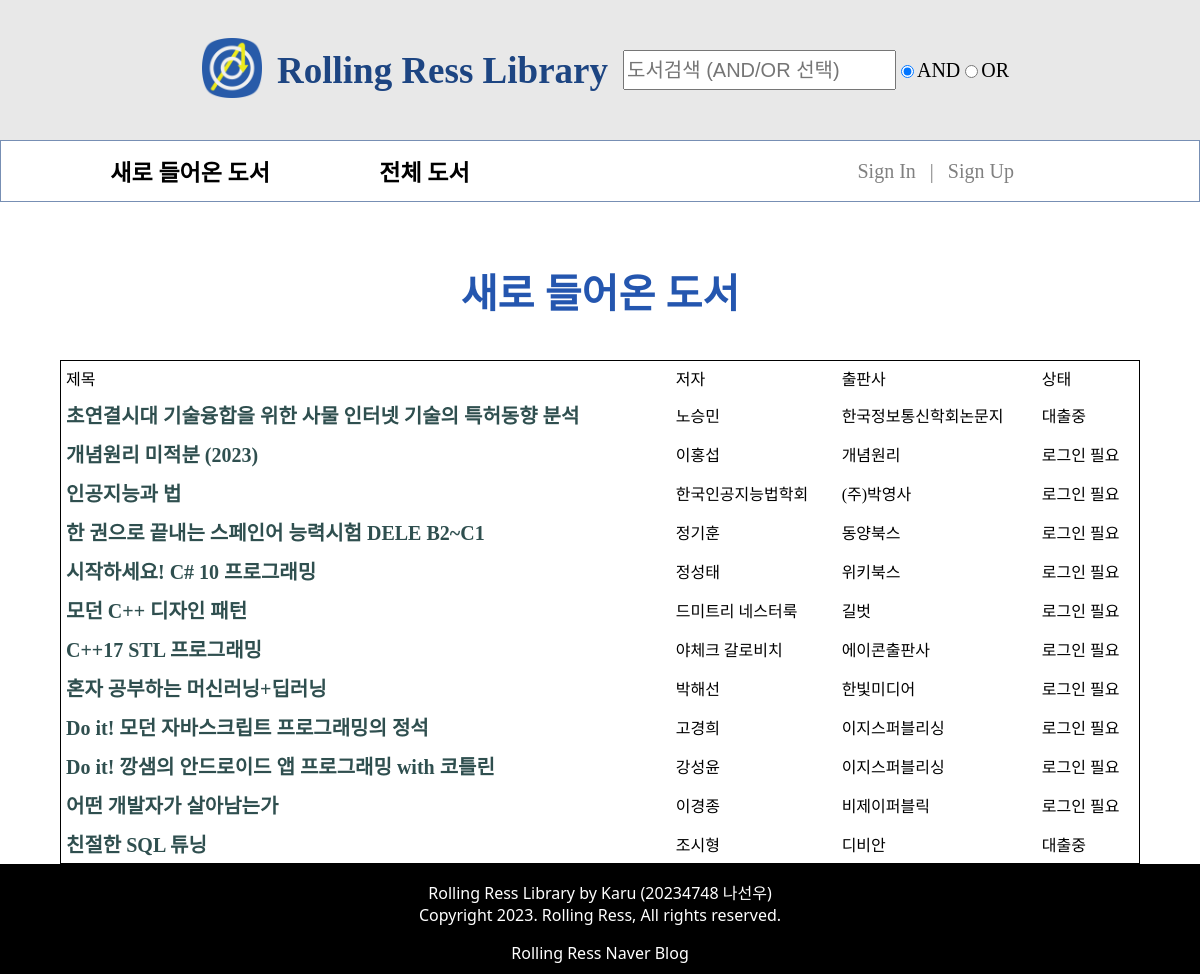
Before: /books/new.php with the older database file.
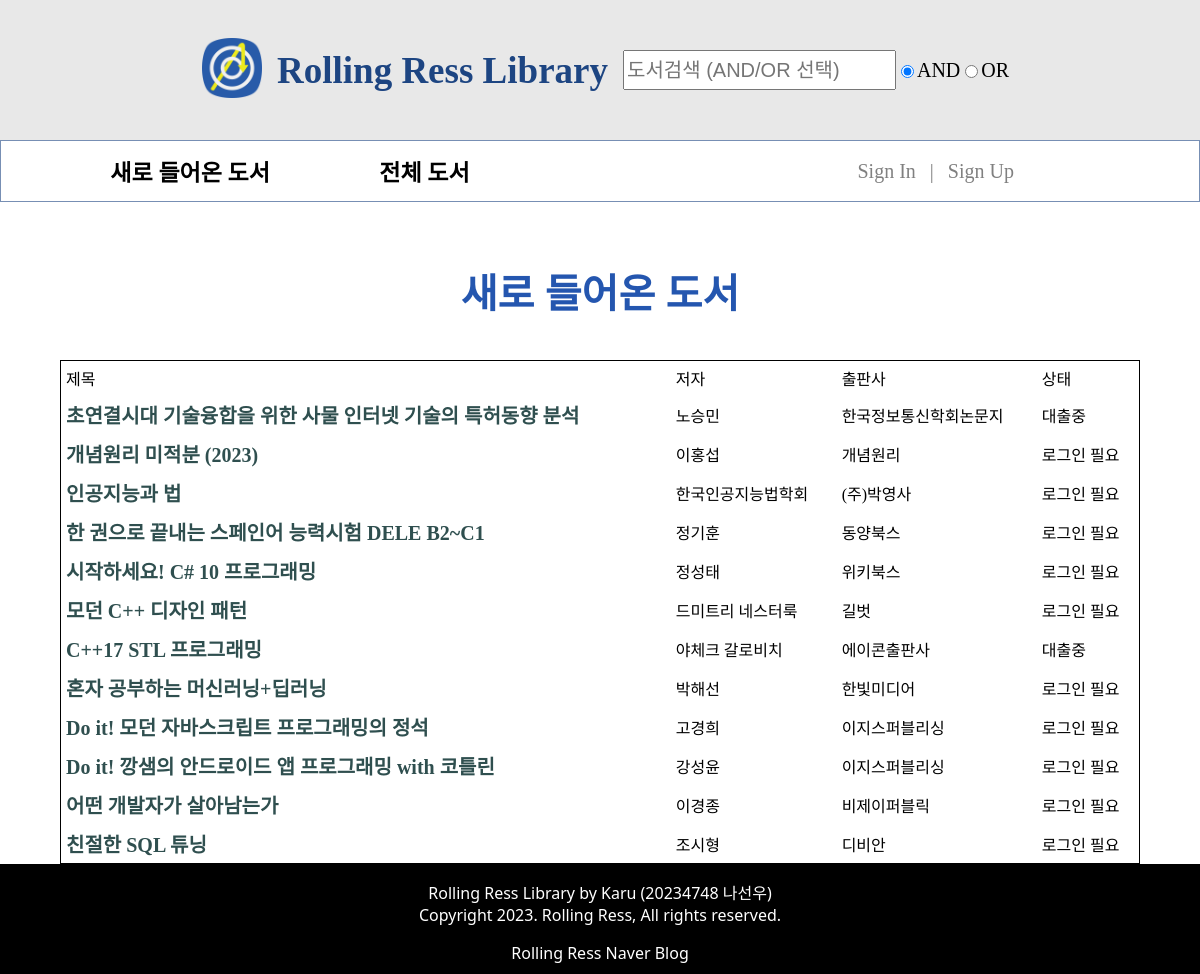
After: the same page with the newer database file.
### tables this page shows
CREATE TABLE `bookinfo` (
  `isbn` bigint NOT NULL,
  `title` varchar(80) NOT NULL,
  `author` varchar(45) NOT NULL,
  `publisher` varchar(45) NOT NULL,
  `takenby` varchar(45) DEFAULT NULL,
  `uploaded` date DEFAULT NULL,
  PRIMARY KEY (`isbn`)
);

### books/new.php (the view, shortened to what this page needs)
<?php
    include '../db/connect.php';
    $query = "SELECT * FROM bookinfo
        WHERE DATEDIFF(uploaded, NOW()) <= (
            SELECT AVG(DATEDIFF(uploaded, NOW()))
            FROM bookinfo
        )";
    $stmt = $connect->prepare($query);
    $stmt->execute();
    $result = $stmt->get_result();
    $is_admin = ($_COOKIE['userlevel'] ?? "") == 'admin';
?>
<!DOCTYPE html>
<html lang="ko">
<head>
    <link rel="stylesheet" href="/styles/pages/listall.css">
    <link rel="stylesheet" href="/styles/form.css">
    <link rel="stylesheet" href="/styles/attribute.css">
    <link rel="stylesheet" href="/styles/part/header.css">
    <link rel="stylesheet" href="/styles/part/nav.css">
    <link rel="stylesheet" href="/styles/part/footer.css">
</head>
<body>
    <div id="wrap">
        <header include-html="/htmls/header.html"></header>
        <nav include-html="/htmls/nav.html"></nav>
        <article>
            <h1>새로 들어온 도서</h1>
            <table cellspacing="0" cellpadding="5">
                <tr>
                    <td>제목</td>
                    <td>저자</td>
                    <td>출판사</td>
                    <td>상태</td>
                </tr>
                <?php while ($row = $result->fetch_array()): ?>
                    <tr>
                    <td>
                        <?php if ($is_admin): ?>
                            <a href='/manage/about.php?isbn=<? echo $row['isbn'] ?>'>
                        <?php else: ?>
                            <a href='/books/about.php?isbn=<? echo $row['isbn'] ?>'>
                        <?php endif; ?>
                        <span class='book_title'><? echo $row['title'] ?></span>
                        </a>
                    </td>
                    <td><? echo $row['author'] ?></td>
                    <td><? echo $row['publisher'] ?></td>
                    <?php if (empty($row['takenby'])): ?>
                        <?php if (isset($_COOKIE['userlevel'])): ?>
                            <td><mark>이용 가능</mark></td>
                        <? else: ?>
                            <td>로그인 필요</td>
                        <? endif; ?>
                    <? else: ?>
                        <td>대출중</td>
                    <? endif ?>
                    </tr>
            <?php endwhile ?>
            </table>
        </article>
    </div>
    <footer include-html="/htmls/footer.html"></footer>
</body>
</html>

Changed rows visible on the page:
changed bookinfo "C++17 STL 프로그래밍": takenby "로그인 필요" → "대출중"
changed bookinfo "친절한 SQL 튜닝": takenby "대출중" → "로그인 필요"
